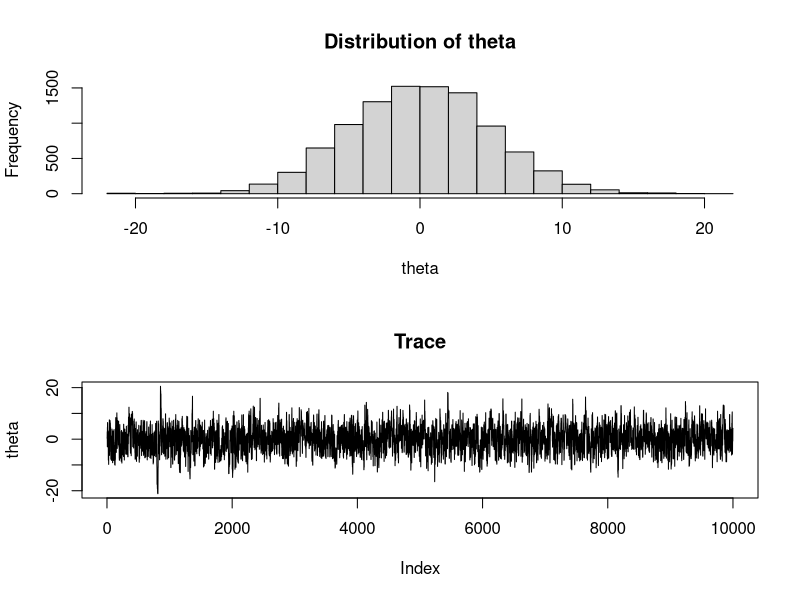

Write the R code that produced this figure.

# 0. parameter settings for simulation ------------------------------------

n_iteration <- 10000

# 1. Initialization -------------------------------------------------------


theta <- numeric(n_iteration)
theta[1] <- .5 # initialization theta
sigma <- 5 # arbiturary variance
denom <- dnorm(theta[1], 0, sigma)

# 2. Iteration! --------------------------------------------------------------


for (i in 2:n_iteration){
  theta.star <- rnorm(1, theta[i - 1], sigma)
  num <- dnorm(theta.star, 0, sigma)
  alpha <- min(c(1, num/denom))
  if (rbinom(1, 1, alpha) == 1){
    theta[i] <- theta.star
    denom <- num
  } else {
    denom <- denom
    theta[i] <- theta[i - 1]
  }
}

# 3. Visualization --------------------------------------------------------


png('mh_result.png', width = 1024, height = 764)
par(mfrow = c(2, 1))
hist(theta, main = "Distribution of theta")
plot(theta, type = "l", main = "Trace")
dev.off()